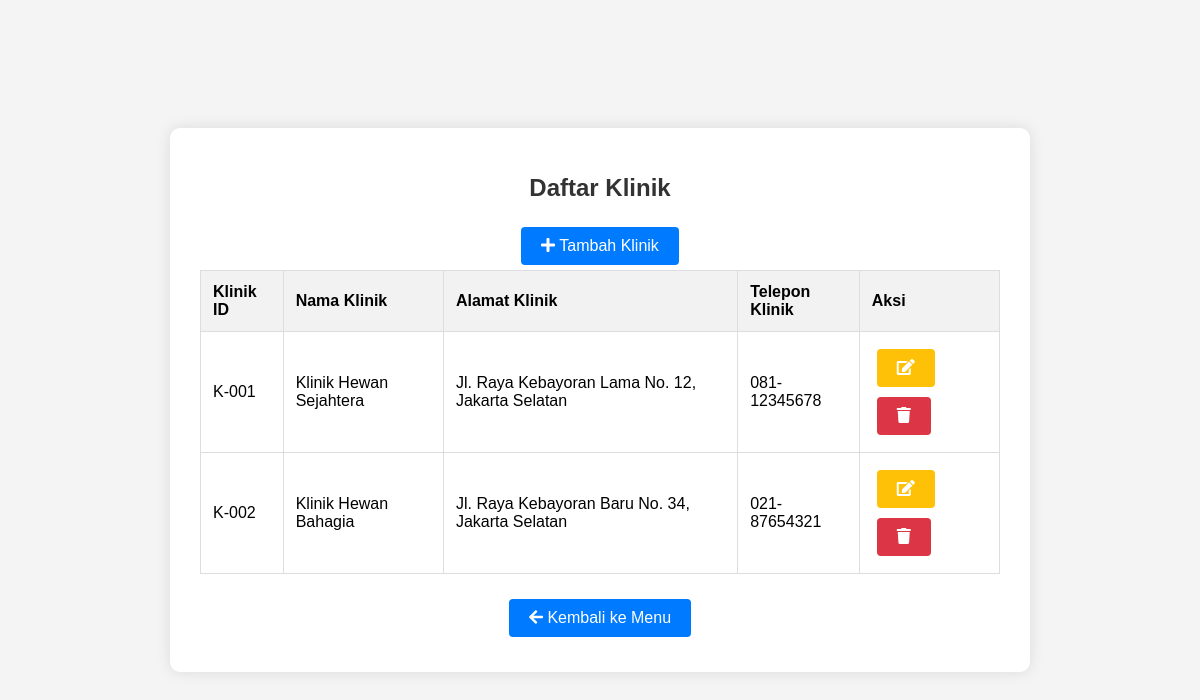
The app's page /src/models/klinik/index.php with its own data.
### tables this page shows
CREATE TABLE `klinik` (
  `Klinik_ID` varchar(10) NOT NULL,
  `Klinik_Nama` varchar(100) DEFAULT NULL,
  `Klinik_Alamat` text DEFAULT NULL,
  `Klinik_Telp` varchar(20) DEFAULT NULL
);

### src/models/Klinik/index.php (the view, shortened to what this page needs)
<?php
include '../../connection.php';
$sql = "SELECT * FROM klinik";
$result = $conn->query($sql);
?>
<!DOCTYPE html>
<html lang="en">
<head>
    <link rel="stylesheet" href="../../style/style.css">
    <link rel="stylesheet" href="https://cdnjs.cloudflare.com/ajax/libs/font-awesome/5.15.3/css/all.min.css">
</head>
<body>
    <div class="container">
        <h1>Daftar Klinik</h1>
        <a href="create.php" class="btn btn-add"><i class="fas fa-plus"></i> Tambah Klinik</a>
        <table>
            <tr>
                <th>Klinik ID</th>
                <th>Nama Klinik</th>
                <th>Alamat Klinik</th>
                <th>Telepon Klinik</th>
                <th>Aksi</th>
            </tr>
            <?php
            if ($result->num_rows > 0) {
                while ($row = $result->fetch_assoc()) {
                    echo "<tr>";
                    echo "<td>{$row['Klinik_ID']}</td>";
                    echo "<td>{$row['Klinik_Nama']}</td>";
                    echo "<td>{$row['Klinik_Alamat']}</td>";
                    echo "<td>{$row['Klinik_Telp']}</td>";
                    echo "<td>
                            <a href='update.php?id={$row['Klinik_ID']}' class='btn btn-edit'><i class='fas fa-edit'></i></a>
                            <a href='delete.php?id={$row['Klinik_ID']}' class='btn btn-delete'><i class='fas fa-trash'></i></a>
                          </td>";
                    echo "</tr>";
                }
            } else {
                echo "<tr><td colspan='5'>No data found</td></tr>";
            }
            ?>
        </table>
        <a href="../../app.php" class="btn btn-add"><i class="fas fa-arrow-left"></i> Kembali ke Menu</a>
    </div>
</body>
</html>

### src/style/style.css (style rules this page uses)
body { font-family: Arial, sans-serif; background-color: #f4f4f4; margin: 0; padding: 0; display: flex; justify-content: center; align-items: center; height: 100vh; }
.container { background-color: #fff; padding: 30px; border-radius: 10px; box-shadow: 0 0 15px rgba(0, 0, 0, 0.1); text-align: center; max-width: 800px; width: 100%; }
h1 { color: #333; margin-bottom: 20px; font-size: 24px; }
table { width: 100%; border-collapse: collapse; margin-bottom: 20px; }
table, th, td { border: 1px solid #ddd; }
th, td { padding: 12px; text-align: left; }
th { background-color: #f2f2f2; }
.btn { text-decoration: none; color: #fff; padding: 10px 20px; border-radius: 4px; transition: all 0.3s ease; display: inline-block; margin: 5px; }
.btn-add { background-color: #007bff; }
.btn-edit { background-color: #ffc107; }
.btn-delete { background-color: #dc3545; }

### records on screen
klinik: Klinik_ID "K-001", Klinik_Nama "Klinik Hewan Sejahtera", Klinik_Alamat "Jl. Raya Kebayoran Lama No. 12, Jakarta Selatan", Klinik_Telp "081-12345678"
klinik: Klinik_ID "K-002", Klinik_Nama "Klinik Hewan Bahagia", Klinik_Alamat "Jl. Raya Kebayoran Baru No. 34, Jakarta Selatan", Klinik_Telp "021-87654321"
